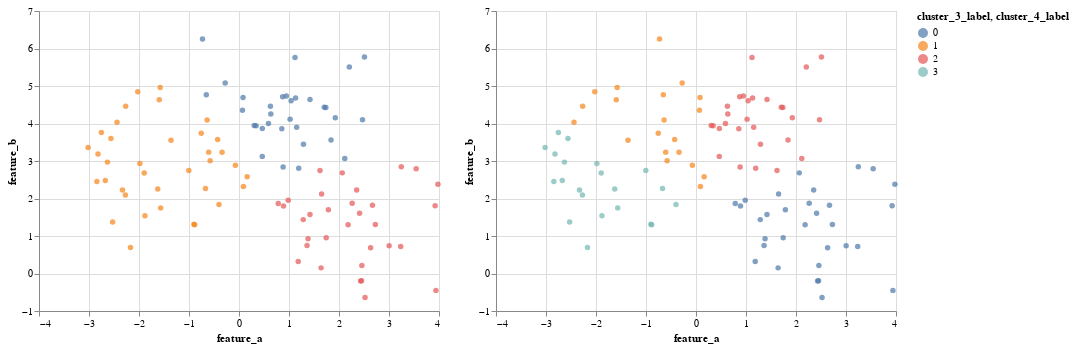

Notebook cell for this chart:
### Code cell
# Let's put those side by side:
chart3 | chart4

### Figure 1 — Vega-Lite specification as saved in the notebook (floating-point values rounded to 4 significant figures)
{"config": {"view": {"continuousWidth": 400, "continuousHeight": 300}}, "hconcat": [{"mark": "circle", "encoding": {"color": {"type": "nominal", "field": "cluster_3_label"}, "x": {"type": "quantitative", "field": "feature_a"}, "y": {"type": "quantitative", "field": "feature_b"}}}, {"mark": "circle", "encoding": {"color": {"type": "nominal", "field": "cluster_4_label"}, "x": {"type": "quantitative", "field": "feature_a"}, "y": {"type": "quantitative", "field": "feature_b"}}}], "data": {"name": "data-f8f5c1dab589384a2470c63277bb1946"}, "$schema": "https://vega.github.io/schema/vega-lite/v4.8.1.json", "datasets": {"data-f8f5c1dab589384a2470c63277bb1946": [{"feature_a": 2.632, "feature_b": 0.6894, "feature_c": 45.57, "cluster_3_label": 2, "cluster_4_label": 0}, {"feature_a": 0.0808, "feature_b": 4.691, "feature_c": 5.274, "cluster_3_label": 0, "cluster_4_label": 1}, {"feature_a": 3.003, "feature_b": 0.7427, "feature_c": 56.15, "cluster_3_label": 2, "cluster_4_label": 0}, {"feature_a": -0.6376, "feature_b": 4.091, "feature_c": 9.54, "cluster_3_label": 1, "cluster_4_label": 1}, {"feature_a": -0.07228, "feature_b": 2.884, "feature_c": 14.9, "cluster_3_label": 1, "cluster_4_label": 1}, {"feature_a": 0.6284, "feature_b": 4.46, "feature_c": 13.23, "cluster_3_label": 0, "cluster_4_label": 2}, {"feature_a": -2.674, "feature_b": 2.48, "feature_c": -2.954, "cluster_3_label": 1, "cluster_4_label": 3}, {"feature_a": -0.5775, "feature_b": 3.005, "feature_c": 9.183, "cluster_3_label": 1, "cluster_4_label": 1}, {"feature_a": 2.728, "feature_b": 1.305, "feature_c": 51.86, "cluster_3_label": 2, "cluster_4_label": 0}, {"feature_a": 0.3419, "feature_b": 3.941, "feature_c": 0.8631, "cluster_3_label": 0, "cluster_4_label": 2}, {"feature_a": 1.705, "feature_b": 4.433, "feature_c": 8.382, "cluster_3_label": 0, "cluster_4_label": 2}, {"feature_a": 2.207, "feature_b": 5.506, "feature_c": 11.83, "cluster_3_label": 0, "cluster_4_label": 2}, {"feature_a": 2.521, "feature_b": -0.6386, "feature_c": 52.9, "cluster_3_label": 2, "cluster_4_label": 0}, {"feature_a": 2.509, "feature_b": 5.773, "feature_c": 1.585, "cluster_3_label": 0, "cluster_4_label": 2}, {"feature_a": -2.272, "feature_b": 2.091, "feature_c": -7.918, "cluster_3_label": 1, "cluster_4_label": 3}, {"feature_a": 3.923, "feature_b": 1.804, "feature_c": 43.81, "cluster_3_label": 2, "cluster_4_label": 0}, {"feature_a": -1.625, "feature_b": 2.254, "feature_c": -8.337, "cluster_3_label": 1, "cluster_4_label": 3}, {"feature_a": 0.1631, "feature_b": 2.578, "feature_c": 45.26, "cluster_3_label": 1, "cluster_4_label": 1}, {"feature_a": -1.595, "feature_b": 4.631, "feature_c": 5.496, "cluster_3_label": 1, "cluster_4_label": 1}, {"feature_a": -2.631, "feature_b": 2.97, "feature_c": -10.94, "cluster_3_label": 1, "cluster_4_label": 3}, {"feature_a": -2.171, "feature_b": 0.6945, "feature_c": 10.87, "cluster_3_label": 1, "cluster_4_label": 3}, {"feature_a": -1.566, "feature_b": 1.75, "feature_c": -11.37, "cluster_3_label": 1, "cluster_4_label": 3}, {"feature_a": -0.8868, "feature_b": 1.301, "feature_c": -3.439, "cluster_3_label": 1, "cluster_4_label": 3}, {"feature_a": 0.08848, "feature_b": 2.323, "feature_c": 51.41, "cluster_3_label": 1, "cluster_4_label": 1}, {"feature_a": 0.9845, "feature_b": 1.952, "feature_c": 43.06, "cluster_3_label": 2, "cluster_4_label": 0}, {"feature_a": 2.182, "feature_b": 1.3, "feature_c": 53.21, "cluster_3_label": 2, "cluster_4_label": 0}, {"feature_a": 1.285, "feature_b": 1.437, "feature_c": 48.93, "cluster_3_label": 2, "cluster_4_label": 0}, {"feature_a": 0.8901, "feature_b": 1.798, "feature_c": 44.99, "cluster_3_label": 2, "cluster_4_label": 0}, {"feature_a": -1.896, "feature_b": 2.679, "feature_c": -15.13, "cluster_3_label": 1, "cluster_4_label": 3}, {"feature_a": -0.7551, "feature_b": 3.741, "feature_c": 8.441, "cluster_3_label": 1, "cluster_4_label": 1}, {"feature_a": 1.12, "feature_b": 5.758, "feature_c": 11.25, "cluster_3_label": 0, "cluster_4_label": 2}, {"feature_a": 3.544, "feature_b": 2.794, "feature_c": 49.57, "cluster_3_label": 2, "cluster_4_label": 0}, {"feature_a": 1.642, "feature_b": 0.1502, "feature_c": 52.53, "cluster_3_label": 2, "cluster_4_label": 0}, {"feature_a": 2.47, "feature_b": 4.099, "feature_c": 8.182, "cluster_3_label": 0, "cluster_4_label": 2}, {"feature_a": -1.982, "feature_b": 2.935, "feature_c": 14.61, "cluster_3_label": 1, "cluster_4_label": 3}, {"feature_a": 0.8562, "feature_b": 3.862, "feature_c": 12.71, "cluster_3_label": 0, "cluster_4_label": 2}, {"feature_a": 0.8731, "feature_b": 4.714, "feature_c": 11.24, "cluster_3_label": 0, "cluster_4_label": 2}, {"feature_a": 1.381, "feature_b": 0.9295, "feature_c": 57.52, "cluster_3_label": 2, "cluster_4_label": 0}, {"feature_a": 2.412, "feature_b": 1.604, "feature_c": 45.21, "cluster_3_label": 2, "cluster_4_label": 0}, {"feature_a": -2.266, "feature_b": 4.461, "feature_c": 3.985, "cluster_3_label": 1, "cluster_4_label": 1}, {"feature_a": -0.4003, "feature_b": 1.838, "feature_c": -10.83, "cluster_3_label": 1, "cluster_4_label": 3}, {"feature_a": 2.458, "feature_b": 0.2129, "feature_c": 46.05, "cluster_3_label": 2, "cluster_4_label": 0}, {"feature_a": 2.354, "feature_b": 2.224, "feature_c": 48.16, "cluster_3_label": 2, "cluster_4_label": 0}, {"feature_a": -0.73, "feature_b": 6.255, "feature_c": 0.708, "cluster_3_label": 0, "cluster_4_label": 1}, {"feature_a": 1.131, "feature_b": 4.682, "feature_c": 3.322, "cluster_3_label": 0, "cluster_4_label": 2}, {"feature_a": 0.4666, "feature_b": 3.866, "feature_c": 9.547, "cluster_3_label": 0, "cluster_4_label": 2}, {"feature_a": 1.184, "feature_b": 0.3188, "feature_c": 52.99, "cluster_3_label": 2, "cluster_4_label": 0}, {"feature_a": 1.361, "feature_b": 0.748, "feature_c": 50.44, "cluster_3_label": 2, "cluster_4_label": 0}, {"feature_a": -2.44, "feature_b": 4.035, "feature_c": 4.114, "cluster_3_label": 1, "cluster_4_label": 1}, {"feature_a": -1.004, "feature_b": 2.746, "feature_c": -2.283, "cluster_3_label": 1, "cluster_4_label": 3}, {"feature_a": 0.6363, "feature_b": 4.254, "feature_c": 4.241, "cluster_3_label": 0, "cluster_4_label": 2}, {"feature_a": 1.419, "feature_b": 1.574, "feature_c": 56.23, "cluster_3_label": 2, "cluster_4_label": 0}, {"feature_a": 0.06897, "feature_b": 4.356, "feature_c": 5.529, "cluster_3_label": 0, "cluster_4_label": 1}, {"feature_a": 2.264, "feature_b": 1.874, "feature_c": 48.6, "cluster_3_label": 2, "cluster_4_label": 0}, {"feature_a": -2.025, "feature_b": 4.847, "feature_c": -13.44, "cluster_3_label": 1, "cluster_4_label": 1}, {"feature_a": -0.6701, "feature_b": 2.267, "feature_c": 4.248, "cluster_3_label": 1, "cluster_4_label": 3}, {"feature_a": 3.234, "feature_b": 0.7177, "feature_c": 47.13, "cluster_3_label": 2, "cluster_4_label": 0}, {"feature_a": 2.066, "feature_b": 2.684, "feature_c": 41.65, "cluster_3_label": 2, "cluster_4_label": 0}, {"feature_a": 1.022, "feature_b": 4.117, "feature_c": 8.173, "cluster_3_label": 0, "cluster_4_label": 2}, {"feature_a": 3.938, "feature_b": -0.4501, "feature_c": 55.86, "cluster_3_label": 2, "cluster_4_label": 0}, {"feature_a": 0.7848, "feature_b": 1.867, "feature_c": 46.62, "cluster_3_label": 2, "cluster_4_label": 0}, {"feature_a": -2.82, "feature_b": 3.185, "feature_c": 8.625, "cluster_3_label": 1, "cluster_4_label": 3}, {"feature_a": -2.33, "feature_b": 2.228, "feature_c": -6.057, "cluster_3_label": 1, "cluster_4_label": 3}, {"feature_a": -1.36, "feature_b": 3.553, "feature_c": 9.836, "cluster_3_label": 1, "cluster_4_label": 1}, {"feature_a": -3.018, "feature_b": 3.357, "feature_c": 13.83, "cluster_3_label": 1, "cluster_4_label": 3}, {"feature_a": 1.652, "feature_b": 2.12, "feature_c": 49.74, "cluster_3_label": 2, "cluster_4_label": 0}, {"feature_a": 1.737, "feature_b": 4.425, "feature_c": 12.41, "cluster_3_label": 0, "cluster_4_label": 2}, {"feature_a": -2.527, "feature_b": 1.373, "feature_c": -4.764, "cluster_3_label": 1, "cluster_4_label": 3}, {"feature_a": 1.744, "feature_b": 0.9538, "feature_c": 43.29, "cluster_3_label": 2, "cluster_4_label": 0}, {"feature_a": 1.926, "feature_b": 4.152, "feature_c": 15.94, "cluster_3_label": 0, "cluster_4_label": 2}, {"feature_a": -0.606, "feature_b": 3.237, "feature_c": -16.93, "cluster_3_label": 1, "cluster_4_label": 1}, {"feature_a": 3.246, "feature_b": 2.849, "feature_c": 45.21, "cluster_3_label": 2, "cluster_4_label": 0}, {"feature_a": -1.577, "feature_b": 4.957, "feature_c": 10.0, "cluster_3_label": 1, "cluster_4_label": 1}, {"feature_a": 3.978, "feature_b": 2.378, "feature_c": 44.36, "cluster_3_label": 2, "cluster_4_label": 0}, {"feature_a": 1.194, "feature_b": 2.808, "feature_c": 55.08, "cluster_3_label": 0, "cluster_4_label": 2}, {"feature_a": 2.116, "feature_b": 3.069, "feature_c": 19.56, "cluster_3_label": 0, "cluster_4_label": 2}, {"feature_a": 1.154, "feature_b": 3.902, "feature_c": 11.0, "cluster_3_label": 0, "cluster_4_label": 2}, {"feature_a": 0.3038, "feature_b": 3.944, "feature_c": 15.0, "cluster_3_label": 0, "cluster_4_label": 2}, {"feature_a": -1.881, "feature_b": 1.543, "feature_c": -12.89, "cluster_3_label": 1, "cluster_4_label": 3}, {"feature_a": 2.432, "feature_b": -0.2017, "feature_c": 45.61, "cluster_3_label": 2, "cluster_4_label": 0}, {"feature_a": -0.2765, "feature_b": 5.081, "feature_c": 3.821, "cluster_3_label": 0, "cluster_4_label": 1}, {"feature_a": 1.043, "feature_b": 4.606, "feature_c": 6.753, "cluster_3_label": 0, "cluster_4_label": 2}, {"feature_a": 1.787, "feature_b": 1.7, "feature_c": 48.65, "cluster_3_label": 2, "cluster_4_label": 0}, {"feature_a": -0.6539, "feature_b": 4.767, "feature_c": -0.4182, "cluster_3_label": 0, "cluster_4_label": 1}, {"feature_a": 0.8821, "feature_b": 2.841, "feature_c": 50.82, "cluster_3_label": 0, "cluster_4_label": 2}, {"feature_a": 1.42, "feature_b": 4.637, "feature_c": 6.998, "cluster_3_label": 0, "cluster_4_label": 2}, {"feature_a": 0.9481, "feature_b": 4.732, "feature_c": 12.38, "cluster_3_label": 0, "cluster_4_label": 2}, {"feature_a": 0.4655, "feature_b": 3.123, "feature_c": 10.18, "cluster_3_label": 0, "cluster_4_label": 2}, {"feature_a": 2.669, "feature_b": 1.82, "feature_c": 45.33, "cluster_3_label": 2, "cluster_4_label": 0}, {"feature_a": 0.5889, "feature_b": 4.001, "feature_c": 6.511, "cluster_3_label": 0, "cluster_4_label": 2}, {"feature_a": 1.62, "feature_b": 2.747, "feature_c": 60.3, "cluster_3_label": 2, "cluster_4_label": 2}, {"feature_a": 2.451, "feature_b": -0.1954, "feature_c": 51.64, "cluster_3_label": 2, "cluster_4_label": 0}, {"feature_a": -0.4272, "feature_b": 3.573, "feature_c": -14.76, "cluster_3_label": 1, "cluster_4_label": 1}, {"feature_a": -2.561, "feature_b": 3.599, "feature_c": -1.196, "cluster_3_label": 1, "cluster_4_label": 3}, {"feature_a": -2.843, "feature_b": 2.456, "feature_c": -7.006, "cluster_3_label": 1, "cluster_4_label": 3}, {"feature_a": -0.3389, "feature_b": 3.235, "feature_c": -4.664, "cluster_3_label": 1, "cluster_4_label": 1}, {"feature_a": 1.289, "feature_b": 3.45, "feature_c": 4.589, "cluster_3_label": 0, "cluster_4_label": 2}, {"feature_a": 1.841, "feature_b": 3.562, "feature_c": 13.47, "cluster_3_label": 0, "cluster_4_label": 2}, {"feature_a": -0.9017, "feature_b": 1.316, "feature_c": 1.005, "cluster_3_label": 1, "cluster_4_label": 3}, {"feature_a": -2.752, "feature_b": 3.762, "feature_c": 0.7559, "cluster_3_label": 1, "cluster_4_label": 3}]}}
